Frame 1 (no input): blank canvas, image omitted
Frame 60 (no input): blank canvas, image omitted
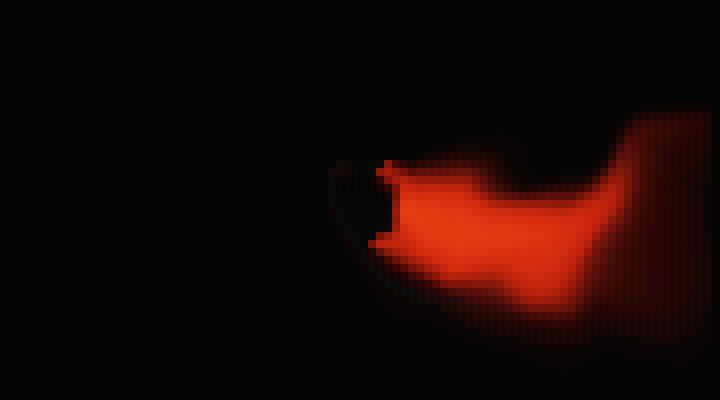
Frame 120 (the mouse pressed at the canvas centre since frame 60)

The p5.js sketch whose frames 1 and 60 were blank and that drew this single picture after the mouse press (run headless with seeded random() and noise() and a simulated clock; from frame 60 on, the mouse is pressed at the canvas centre):

// p5.js sketch
// ── sketch.js
let N = 90;
let scale;
let dens, velX, velY;

let baseRadius = 1;
let clickRadius = 4;

function setup() {
  createCanvas(720, 400);
  scale = width / N;

  dens = new Array(N * N).fill(0);
  velX = new Array(N * N).fill(0);
  velY = new Array(N * N).fill(0);

  noStroke();
}

function draw() {
  background(8, 20);

  let mx = floor(mouseX / scale);
  let my = floor(mouseY / scale);

  let r = mouseIsPressed ? clickRadius : baseRadius;

  // --- smoke injection ---
  for (let y = -r; y <= r; y++) {
    for (let x = -r; x <= r; x++) {
      let ix = mx + x;
      let iy = my + y;

      if (ix > 1 && ix < N - 2 && iy > 1 && iy < N - 2) {
        let i = ix + iy * N;

        let falloff = 1 - (abs(x) + abs(y)) / (r * 2);
        let p = 8 * falloff;

        dens[i] += p;
        velY[i] -= p * 0.15;
        velX[i] += random(-0.2, 0.2) * p * 0.05;
      }
    }
  }

  advectVelocity();
  advectDensity();
  diffuseDensity();

  renderDensity();
}

// ---------------- simulation ----------------

function advectVelocity() {
  for (let y = 1; y < N - 1; y++) {
    for (let x = 1; x < N - 1; x++) {
      let i = x + y * N;

      velX[i] *= 0.995;
      velY[i] *= 0.995;

      let a =
        noise(x * 0.05, y * 0.05, frameCount * 0.01) *
        TWO_PI *
        2;

      velX[i] += cos(a) * 0.02;
      velY[i] += sin(a) * 0.02;
    }
  }
}

function advectDensity() {
  let next = new Array(N * N).fill(0);

  for (let y = 1; y < N - 1; y++) {
    for (let x = 1; x < N - 1; x++) {
      let i = x + y * N;

      let px = x - velX[i];
      let py = y - velY[i];

      let ix = floor(constrain(px, 0, N - 1));
      let iy = floor(constrain(py, 0, N - 1));

      next[i] = dens[ix + iy * N] * 0.998;
    }
  }

  dens = next;
}

function diffuseDensity() {
  for (let k = 0; k < 1; k++) {
    for (let y = 1; y < N - 1; y++) {
      for (let x = 1; x < N - 1; x++) {
        let i = x + y * N;
        dens[i] =
          (dens[i] +
            dens[i - 1] +
            dens[i + 1] +
            dens[i - N] +
            dens[i + N]) /
          5;
      }
    }
  }
}

// ---------------- rendering ----------------

function renderDensity() {
  for (let y = 0; y < N; y++) {
    for (let x = 0; x < N; x++) {
      let d = dens[x + y * N];
      if (d > 0.01) {
        let a = constrain(d * 28, 0, 200);

        let r = constrain(180 + d * 40, 180, 255);
        let g = constrain(30 + d * 10, 20, 80);
        let b = 20;

        fill(r, g, b, a);
        rect(x * scale, y * scale, scale, scale);
      }
    }
  }
}
